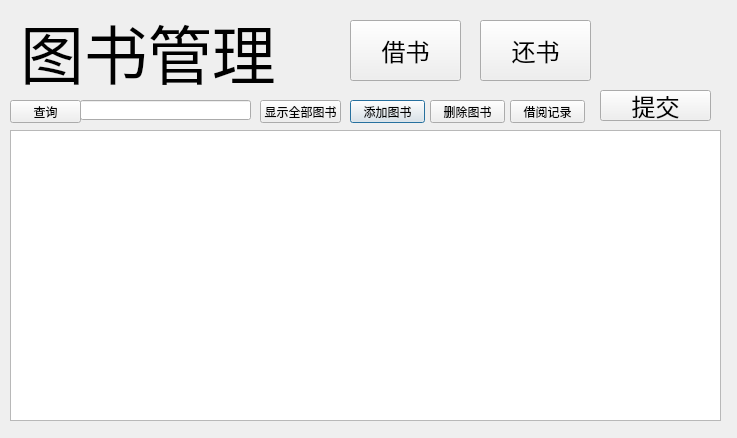
<?xml version="1.0" encoding="UTF-8"?>
<ui version="4.0">
 <class>Manager</class>
 <widget class="QDialog" name="Manager">
  <property name="geometry">
   <rect>
    <x>0</x>
    <y>0</y>
    <width>737</width>
    <height>438</height>
   </rect>
  </property>
  <property name="windowTitle">
   <string>Dialog</string>
  </property>
  <widget class="QPushButton" name="Insert">
   <property name="geometry">
    <rect>
     <x>350</x>
     <y>100</y>
     <width>75</width>
     <height>23</height>
    </rect>
   </property>
   <property name="text">
    <string>添加图书</string>
   </property>
  </widget>
  <widget class="QPushButton" name="Delete">
   <property name="geometry">
    <rect>
     <x>430</x>
     <y>100</y>
     <width>75</width>
     <height>23</height>
    </rect>
   </property>
   <property name="text">
    <string>删除图书</string>
   </property>
  </widget>
  <widget class="QLabel" name="label">
   <property name="geometry">
    <rect>
     <x>20</x>
     <y>10</y>
     <width>281</width>
     <height>81</height>
    </rect>
   </property>
   <property name="font">
    <font>
     <pointsize>48</pointsize>
    </font>
   </property>
   <property name="text">
    <string>图书管理</string>
   </property>
  </widget>
  <widget class="QTableView" name="tableView">
   <property name="geometry">
    <rect>
     <x>10</x>
     <y>130</y>
     <width>711</width>
     <height>291</height>
    </rect>
   </property>
  </widget>
  <widget class="QPushButton" name="showAll">
   <property name="geometry">
    <rect>
     <x>260</x>
     <y>100</y>
     <width>81</width>
     <height>23</height>
    </rect>
   </property>
   <property name="text">
    <string>显示全部图书</string>
   </property>
  </widget>
  <widget class="QLineEdit" name="selectLineEdit">
   <property name="geometry">
    <rect>
     <x>80</x>
     <y>100</y>
     <width>171</width>
     <height>20</height>
    </rect>
   </property>
  </widget>
  <widget class="QPushButton" name="pushButton">
   <property name="geometry">
    <rect>
     <x>10</x>
     <y>100</y>
     <width>71</width>
     <height>23</height>
    </rect>
   </property>
   <property name="text">
    <string>查询</string>
   </property>
  </widget>
  <widget class="QPushButton" name="submit">
   <property name="geometry">
    <rect>
     <x>600</x>
     <y>90</y>
     <width>111</width>
     <height>31</height>
    </rect>
   </property>
   <property name="font">
    <font>
     <pointsize>18</pointsize>
    </font>
   </property>
   <property name="text">
    <string>提交</string>
   </property>
  </widget>
  <widget class="QPushButton" name="borrowBook">
   <property name="geometry">
    <rect>
     <x>350</x>
     <y>20</y>
     <width>111</width>
     <height>61</height>
    </rect>
   </property>
   <property name="font">
    <font>
     <pointsize>18</pointsize>
    </font>
   </property>
   <property name="text">
    <string>借书</string>
   </property>
  </widget>
  <widget class="QPushButton" name="returnBook">
   <property name="geometry">
    <rect>
     <x>480</x>
     <y>20</y>
     <width>111</width>
     <height>61</height>
    </rect>
   </property>
   <property name="font">
    <font>
     <pointsize>18</pointsize>
    </font>
   </property>
   <property name="text">
    <string>还书</string>
   </property>
  </widget>
  <widget class="QPushButton" name="pushButton_2">
   <property name="geometry">
    <rect>
     <x>510</x>
     <y>100</y>
     <width>75</width>
     <height>23</height>
    </rect>
   </property>
   <property name="text">
    <string>借阅记录</string>
   </property>
  </widget>
 </widget>
 <resources/>
 <connections/>
</ui>
